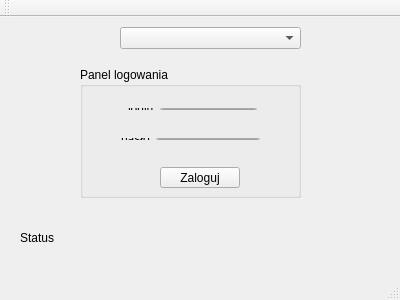
<?xml version="1.0" encoding="UTF-8"?>
<ui version="4.0">
 <class>Login</class>
 <widget class="QMainWindow" name="Login">
  <property name="geometry">
   <rect>
    <x>0</x>
    <y>0</y>
    <width>400</width>
    <height>300</height>
   </rect>
  </property>
  <property name="windowTitle">
   <string>Login</string>
  </property>
  <widget class="QWidget" name="centralWidget">
   <widget class="QGroupBox" name="groupBox">
    <property name="geometry">
     <rect>
      <x>80</x>
      <y>50</y>
      <width>221</width>
      <height>131</height>
     </rect>
    </property>
    <property name="title">
     <string>Panel logowania</string>
    </property>
    <widget class="QPushButton" name="loginBtn">
     <property name="geometry">
      <rect>
       <x>80</x>
       <y>100</y>
       <width>80</width>
       <height>21</height>
      </rect>
     </property>
     <property name="text">
      <string>Zaloguj</string>
     </property>
    </widget>
    <widget class="QWidget" name="layoutWidget">
     <property name="geometry">
      <rect>
       <x>37</x>
       <y>30</y>
       <width>151</width>
       <height>24</height>
      </rect>
     </property>
     <layout class="QHBoxLayout" name="horizontalLayout">
      <item>
       <widget class="QLabel" name="label_2">
        <property name="text">
         <string>login</string>
        </property>
       </widget>
      </item>
      <item>
       <widget class="QLineEdit" name="loginEdit"/>
      </item>
     </layout>
    </widget>
    <widget class="QWidget" name="layoutWidget">
     <property name="geometry">
      <rect>
       <x>30</x>
       <y>60</y>
       <width>161</width>
       <height>24</height>
      </rect>
     </property>
     <layout class="QHBoxLayout" name="horizontalLayout_2">
      <item>
       <widget class="QLabel" name="label_3">
        <property name="text">
         <string>hasło</string>
        </property>
       </widget>
      </item>
      <item>
       <widget class="QLineEdit" name="passEdit">
        <property name="echoMode">
         <enum>QLineEdit::Password</enum>
        </property>
       </widget>
      </item>
     </layout>
    </widget>
   </widget>
   <widget class="QLabel" name="label">
    <property name="geometry">
     <rect>
      <x>20</x>
      <y>200</y>
      <width>361</width>
      <height>41</height>
     </rect>
    </property>
    <property name="text">
     <string>Status</string>
    </property>
   </widget>
   <widget class="QComboBox" name="comboBox">
    <property name="geometry">
     <rect>
      <x>120</x>
      <y>10</y>
      <width>181</width>
      <height>22</height>
     </rect>
    </property>
   </widget>
  </widget>
  <widget class="QMenuBar" name="menuBar">
   <property name="geometry">
    <rect>
     <x>0</x>
     <y>0</y>
     <width>400</width>
     <height>20</height>
    </rect>
   </property>
  </widget>
  <widget class="QToolBar" name="mainToolBar">
   <attribute name="toolBarArea">
    <enum>TopToolBarArea</enum>
   </attribute>
   <attribute name="toolBarBreak">
    <bool>false</bool>
   </attribute>
  </widget>
  <widget class="QStatusBar" name="statusBar"/>
 </widget>
 <layoutdefault spacing="6" margin="11"/>
 <resources/>
 <connections/>
</ui>
